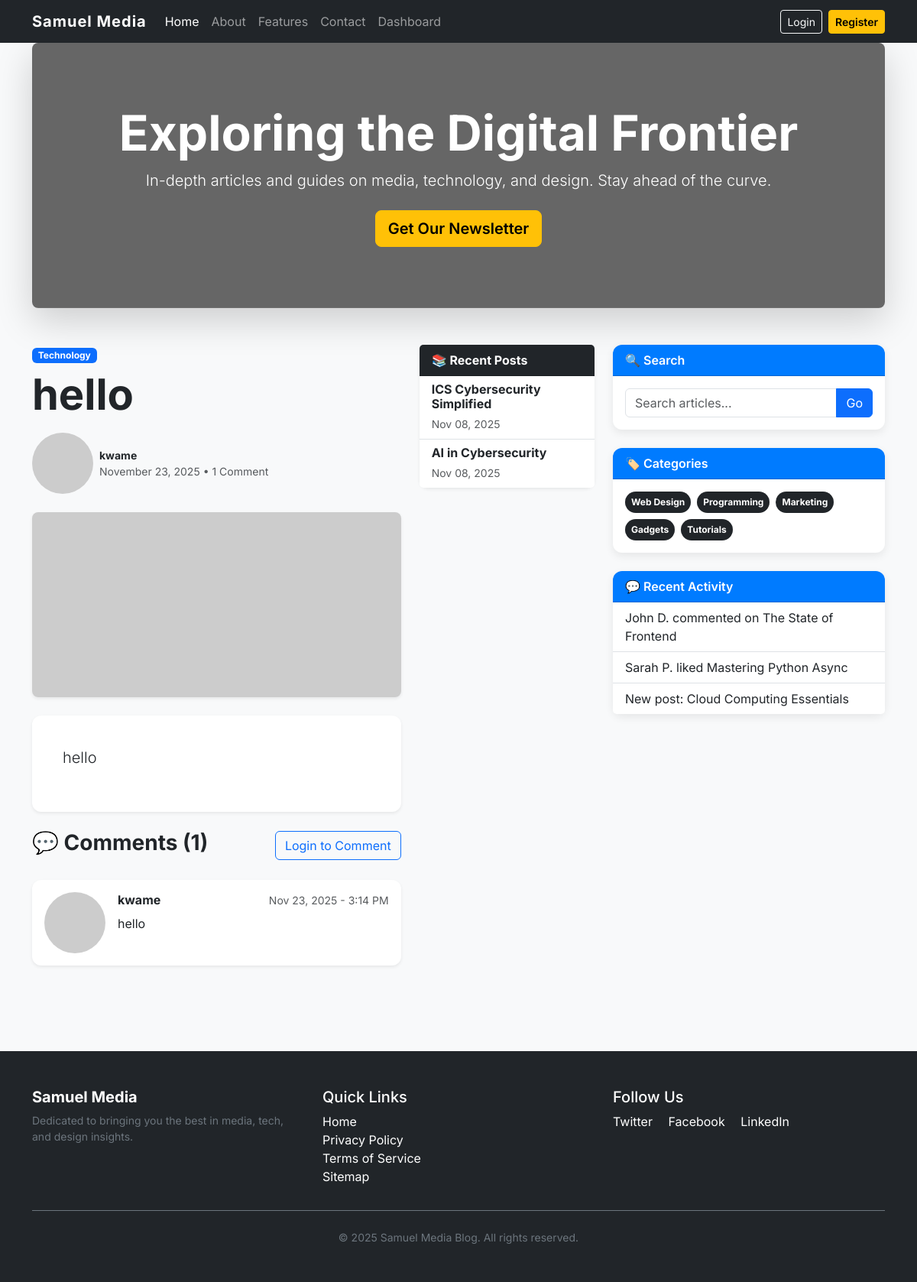
The page /blog/hello/ on the database its author committed.
### core/models.py (models this page shows, shortened)
class Post(models.Model):
    title = models.CharField(max_length=200)
    slug = models.SlugField(max_length=200, unique=True, blank=True, null=True)
    author = models.ForeignKey(User, on_delete=models.CASCADE, related_name='blog_posts')
    content = models.TextField()
    created_on = models.DateTimeField(auto_now_add=True)
    updated_on = models.DateTimeField(auto_now=True)
    STATUS_CHOICES = (
        (0, 'Draft'),
        (1, 'Published'),
    )
    status = models.IntegerField(choices=STATUS_CHOICES, default=0)
    class Meta:
        ordering = ['-created_on']

class Comment(models.Model):
    post = models.ForeignKey(Post, on_delete=models.CASCADE, related_name='comments')
    author = models.ForeignKey(User, on_delete=models.CASCADE, related_name='user_comments')
    content = models.TextField(max_length=500)
    created_on = models.DateTimeField(auto_now_add=True)
    approved = models.BooleanField(default=True)  # Set to False if you want comment moderation
    class Meta:
        ordering = ['created_on']  # Oldest comments first

### core/views.py (the view, shortened to what this page needs)
# urls.py: path('blog/<slug:slug>/', views.post_detail, name='post_detail'),
def post_detail(request, slug):
    post = get_object_or_404(Post, slug=slug, status=1)
    comments = post.comments.filter(approved=True).order_by('-created_on')
    recent_posts = Post.objects.filter(status=1).exclude(slug=slug).order_by('-created_on')[:4]
    comment_form = CommentForm()
    context = {
        'post': post,
        'recent_posts': recent_posts,
        'comments': comments,
        'comment_form': comment_form,
        'comment_count': comments.count(),
    }
    return render(request, 'pages/post_detail.html', context)

### core/forms.py
class CommentForm(forms.ModelForm):
    class Meta:
        model = Comment
        fields = ['content']
        widgets = {
            'content': forms.Textarea(attrs={
                'class': 'form-control',
                'rows': 4,
                'placeholder': 'Share your thoughts...',
                'required': True
            })
        }
        labels = {
            'content': 'Your Comment'
        }

### templates/pages/post_detail.html (shortened to what this page needs)
{% extends 'base.html' %}
{% load static %}
{% block content %}
<div class="row justify-content-center">
    <div class="col-lg-8">
        <div class="mb-4">
            <span class="badge bg-primary mb-2">Technology</span>
            <h1 class="display-4 fw-bold text-dark">{{ post.title }}</h1>
            <div class="d-flex align-items-center text-muted small mt-3">
                <img src="https://ui-avatars.com/api/?name={{ post.author.username }}&background=0D83BF&color=fff&size=40"
                     class="rounded-circle me-2" alt="Author">
                <div>
                    <div class="fw-bold text-dark">{{ post.author.username }}</div>
                    <div>{{ post.created_on|date:"F d, Y" }} • {{ comment_count }} Comment{{ comment_count|pluralize }}</div>
                </div>
            </div>
        </div>
        <img src="https://picsum.photos/800/400?random=1" class="img-fluid rounded-3 shadow-sm mb-4" alt="Post Image">
        <div class="card border-0 shadow-sm p-4 mb-4">
            <div class="card-body">
                <div class="lead">
                    {{ post.content|linebreaks }}
                </div>
            </div>
        </div>
        <div class="d-flex justify-content-between align-items-center mb-4">
            <h3 class="fw-bold">💬 Comments ({{ comment_count }})</h3>
            {% if user.is_authenticated %}
            <button type="button" class="btn btn-primary" data-bs-toggle="modal" data-bs-target="#commentModal">
                ✍️ Add Comment
            </button>
            {% else %}
            <a href="{% url 'login' %}" class="btn btn-outline-primary">Login to Comment</a>
            {% endif %}
        </div>
        <div class="mb-5">
            {% for comment in comments %}
            <div class="card mb-3 shadow-sm">
                <div class="card-body">
                    <div class="d-flex align-items-start">
                        <img src="https://ui-avatars.com/api/?name={{ comment.author.username }}&background=random&size=50"
                             class="rounded-circle me-3" alt="Commenter">
                        <div class="flex-grow-1">
                            <div class="d-flex justify-content-between align-items-center mb-2">
                                <h6 class="mb-0 fw-bold">{{ comment.author.username }}</h6>
                                <small class="text-muted">{{ comment.created_on|date:"M d, Y - g:i A" }}</small>
                            </div>
                            <p class="mb-0">{{ comment.content }}</p>
                        </div>
                    </div>
                </div>
            </div>
            {% empty %}
            <div class="alert alert-info text-center">
                <p class="mb-0">No comments yet. Be the first to share your thoughts!</p>
            </div>
            {% endfor %}
        </div>
    </div>
    <div class="col-lg-4">
        <div class="card shadow-sm mb-4">
            <div class="card-header bg-dark text-white fw-bold">
                📚 Recent Posts
            </div>
            <div class="list-group list-group-flush">
                {% for recent_post in recent_posts %}
                <a href="{% url 'post_detail' recent_post.slug %}"
                   class="list-group-item list-group-item-action">
                    <h6 class="mb-1 fw-bold">{{ recent_post.title|truncatechars:40 }}</h6>
                    <small class="text-muted">{{ recent_post.created_on|date:"M d, Y" }}</small>
                </a>
                {% empty %}
                <div class="list-group-item">No recent posts</div>
                {% endfor %}
            </div>
        </div>
    </div>
</div>
{% endblock %}

### templates/base.html (style rules this page uses)
:root { --primary-color: #007bff; --secondary-color: #6c757d; --accent-color: #ffc107; --light-bg: #f8f9fa; --dark-bg: #212529; --card-shadow: 0 4px 12px rgba(0, 0, 0, 0.08); }
body { background-color: var(--light-bg); font-family: 'Inter', sans-serif; }
.card { border: none; border-radius: 0.75rem; box-shadow: var(--card-shadow); transition: transform 0.3s ease, box-shadow 0.3s ease; }

### rows shown on the page
Post: title "hello", author.username "kwame", created_on "November 23, 2025", content "hello"
Comment: author.username "kwame", created_on "Nov 23, 2025 - 3:14 PM", content "hello"
Post: title "ICS Cybersecurity Simplified", created_on "Nov 08, 2025"
Post: title "AI in Cybersecurity", created_on "Nov 08, 2025"

### other values the page prints
{{ comment_count }} "1"
